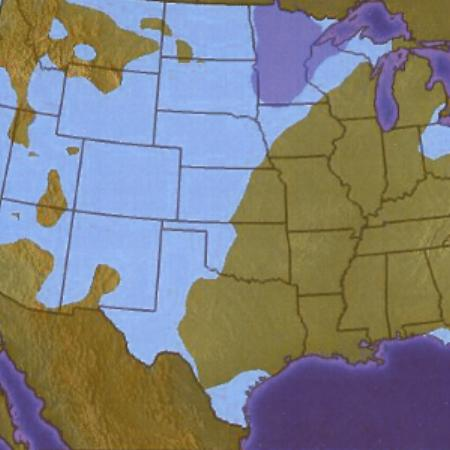
%> input picture am10_FC_am11_SE/test.jpg, 450 x 450 px
$ octave --eval "result = dc1_edge_density('am10_FC_am11_SE/test.jpg');"   (GNU Octave 9; MATLAB toolbox functions it lacks are replaced by stand-ins)
%> lines starting %> are read from the running program, lines starting %| are printed output that depends on the picture
function contour_density=dc1_edge_density(filepath)
%> called with filepath = 'am10_FC_am11_SE/test.jpg'
    I = imread(filepath);
%> I is the input picture: size 450x450x3 uint8; mean R, G, B 127.7, 127.7, 127.6
    I = im2uint8(I);
    I = rgb2gray(I);
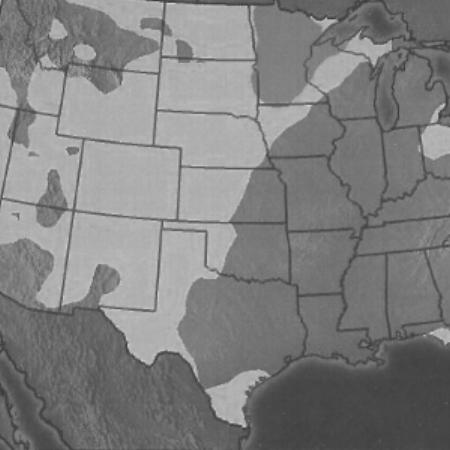
%> I: size 450x450 uint8; min 55, max 207, mean 127.7

    thresh=[0.11,0.27];
    BW = edge(I,'Canny',thresh,1);
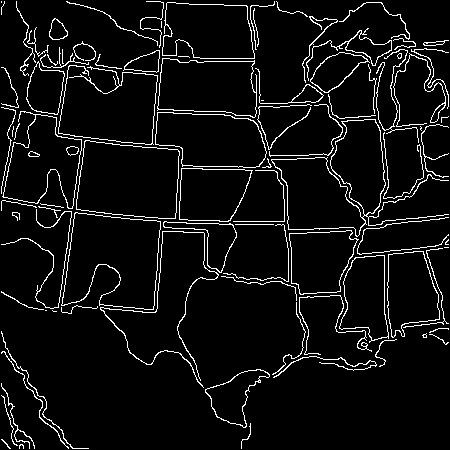
%> BW: size 450x450 logical; 6.1% white in thin lines or dots
    non_zero=nnz(BW);
%> non_zero = 12273
    all=numel(BW);
%> all = 202500
    contour_density=non_zero/all;
%> contour_density = 0.0606
end
